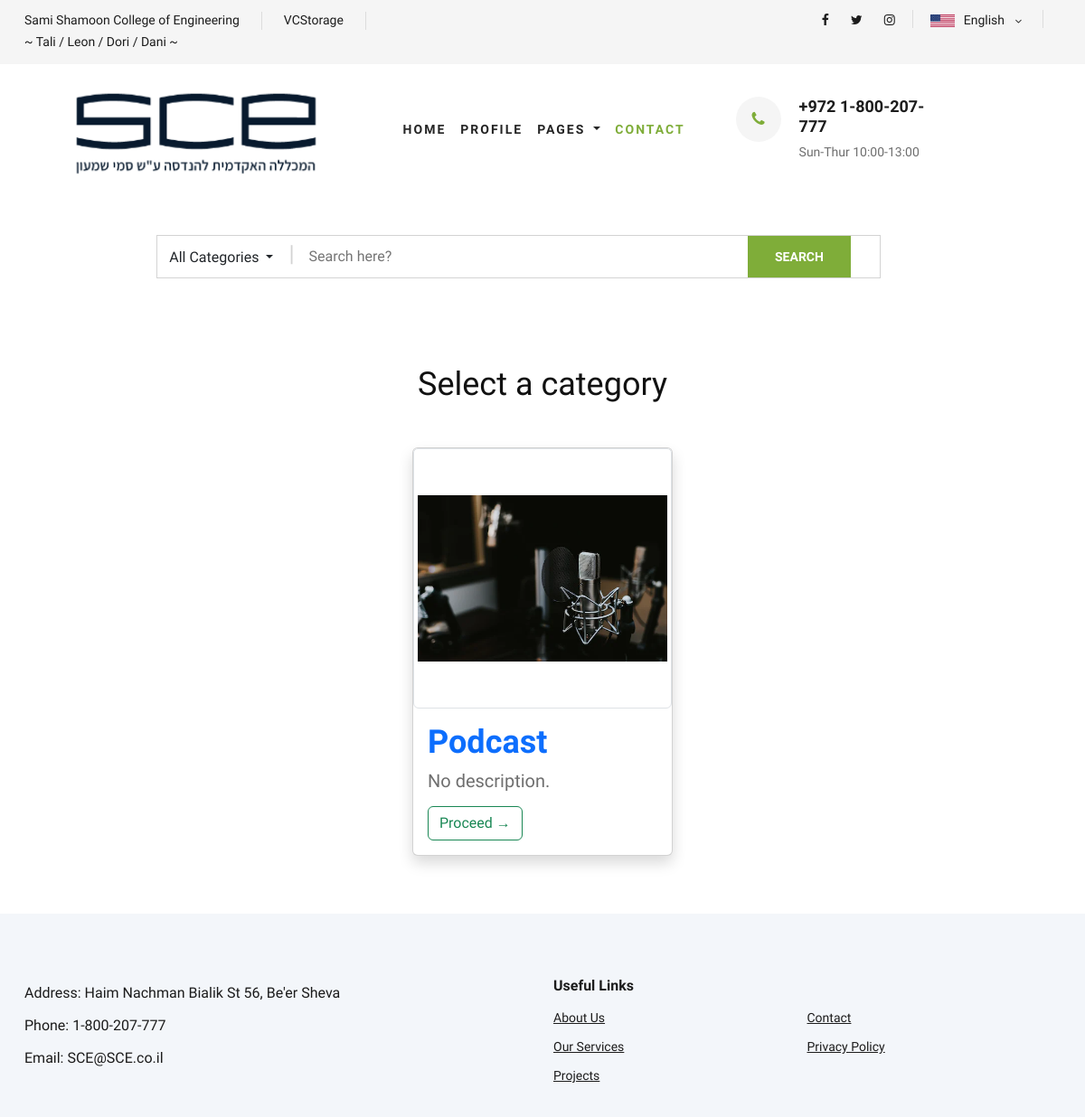
/categories/podcast (signed in), run on the app's committed database.
### database/models.py (models this page shows, shortened)
class Category(models.Model):
    name = models.CharField(max_length=100, primary_key=True)
    image = models.ImageField(upload_to='categories/', default='default.png')
    description = models.TextField(max_length=1000, default='No description')
    class Meta:
        verbose_name_plural = "Categories"

### main/views.py (the view)
# urls.py: path('categories/podcast', main.views.podcast_view, name='podcast'),
@login_required
def podcast_view(request):
    categories = Category.objects.all()
    return render(request, 'podcast.html', {'categories': categories})

### main/templates/podcast.html
{% extends 'base.html' %}
{% block content %}
        {% include 'search_bar.html' %}
    <h2 class="text-center mb-5">Select a category</h2>
    <div class="container-fluid">
        <div class="d-flex flex-wrap justify-content-center">
    {% for category in categories %}
        {% if category.name == 'Podcast' %}
            <div class="px-3">
                {% include 'snippets/category.html' with image=category.image item=category.name item_description=category.description %}
            </div>
        {% endif %}
    {% endfor %}
   </div>
    </div>
{% endblock %}

### main/templates/snippets/category.html
<div class="card shadow mb-5" style="width: 18rem">
  <img src="/{{ MEDIA_URL }}media/{{ category.image }}" class="card-img-top img-thumbnail object-fit-contain" alt="..." style="height: 18rem;">
  <div class="card-body">
    <h2 class="card-title text-primary fw-bold">{{ item }}</h2>
    <p class="card-text fs-5">{{ item_description }}.</p>
    <a href="{% url 'category' category=item %}" class="btn btn-outline-success ">Proceed →</a>
  </div>
</div>

### static/css/style.css (style rules this page uses)
html, body { height: 100%; font-family: "Cairo", sans-serif; -webkit-font-smoothing: antialiased; font-smoothing: antialiased; }
h1, h2, h3, h4, h5, h6 { margin: 0; color: #111111; font-weight: 400; font-family: "Cairo", sans-serif; }
h2 { font-size: 36px; }
p { font-size: 16px; font-family: "Cairo", sans-serif; color: #6f6f6f; font-weight: 400; line-height: 26px; margin: 0 0 15px 0; }
img { max-width: 100%; }

### data on the page
Category: image (picture), name "Podcast", description "No description"
